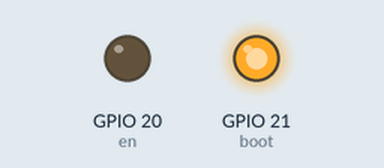
Simulated run of this program. Board: Raspberry Pi (BCM pin numbers). On the bench: output pins drawn as LEDs (lit = HIGH). At 0.6 s the program stops and its outputs stay as they are.

Above: at 0.1 s.
At 0.7 s:
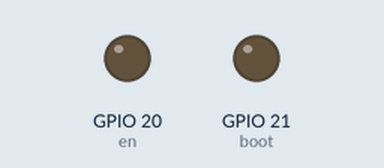
Timing chart, 0 to 2.1 s (numbered marks = the images above):
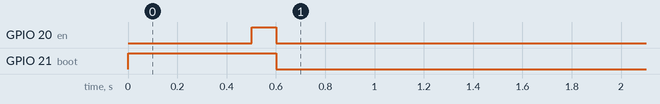

Measured:
- by itself, GPIO 20 (en): LOW → HIGH at 0.50 s, → LOW 0.10 s later
- by itself, GPIO 21 (boot): LOW → HIGH at 0.00 s, → LOW 0.60 s later

The program:

reset.py
```python
#!/usr/bin/python3

from gpiozero import LED
from time import sleep

boot = LED(21)
en = LED(20)

def reset():
    en.off()
    sleep(0.5)
    en.on()
    sleep(0.1)

def pgm_mode():
    boot.off()
    reset()

def main():
    boot.on()
    reset()

if __name__ == "__main__":
    main()
```
